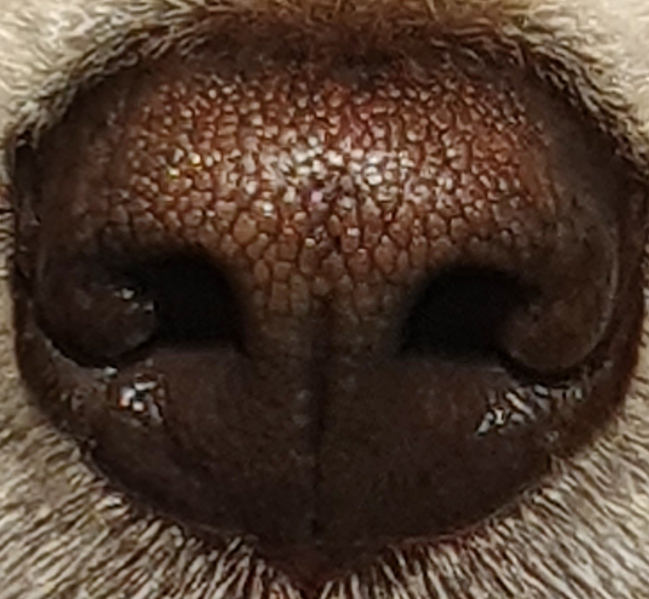
#> input picture nose/SVM-Classifier/image/0/cut_20201001_153752.jpg, 1297 x 1198 px (shown at 1/2 size); its folder holds only this picture in this run
$ python preprocess.py
#> lines starting #> are read from the running program, lines starting #| are printed output that depends on the picture
import os
import cv2
import numpy as np

def create_folder(directory):
    """ 디렉토리가 없으면 생성하는 함수 """
    if not os.path.exists(directory):
        print("Creating directory:", directory)
        os.makedirs(directory)

def histo_clahe(img_path):
    """
    이미지 경로를 입력받아 CLAHE를 적용한 이미지를 반환하는 함수
    """
#> called with img_path = './image/0/cut_20201001_153752.jpg'
    print(f"Processing: {img_path}")  # 디버깅용 출력
    img_array = np.fromfile(img_path, np.uint8)
    img = cv2.imdecode(img_array, cv2.IMREAD_COLOR)
#> img is the input picture: shape (1198, 1297, 3); mean B, G, R 45.6, 58, 77.5

    if img is None:
        raise ValueError(f"이미지를 불러올 수 없습니다. 경로를 확인하세요: {img_path}")

    height, width, _ = img.shape
#> height = 1198; width = 1297

    # 이미지 크기가 너무 크면 절반으로 줄이기
    while height >= 600 or width >= 600:
        img = cv2.resize(img, (width // 2, height // 2))
        height, width, _ = img.shape
#> this loop made 2 passes
#> pass 1, in histo_clahe, `img = cv2.resize(img, (width // 2, height // 2))`:
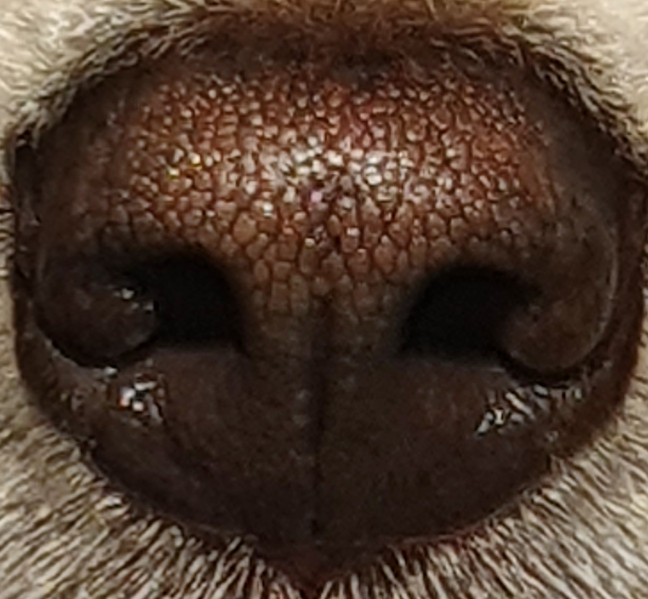
#> img: shape (599, 648, 3); mean B, G, R 45.5, 58, 77.5

    # YUV 컬러 스페이스 변환
    img_yuv = cv2.cvtColor(img, cv2.COLOR_BGR2YUV)
#> img_yuv: shape (299, 324, 3); mean of channels 0, 1, 2 62.3, 119.8, 141.2

    # 밝기 채널에 CLAHE 적용
    clahe = cv2.createCLAHE(clipLimit=3.0, tileGridSize=(8, 8))
    img_yuv[:, :, 0] = clahe.apply(img_yuv[:, :, 0])  # CLAHE 적용
#> img_yuv: shape (299, 324, 3); mean of channels 0, 1, 2 96.4, 119.8, 141.2

    # 다시 BGR로 변환
    img_clahe = cv2.cvtColor(img_yuv, cv2.COLOR_YUV2BGR)
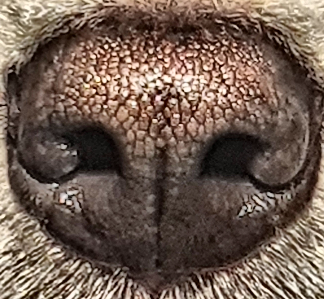
#> img_clahe: shape (299, 324, 3); mean B, G, R 80.1, 91.9, 111.4

    return img_clahe

# 이미지 폴더 경로
image_dir = './image/'
file_lists = os.listdir(image_dir)

# 회전 각도 설정
rotate_angles = [0, 15, 30, 45, -15, -30, -45]

# 이미지 처리 및 저장
for folder in file_lists:
    file_lists = os.listdir(image_dir + folder)
    for file in file_lists:
        file_path = os.path.join(image_dir, folder, file)
        print(file_path)
        # 파일이 아니면 건너뜀 (폴더 제외)
        if not os.path.isfile(file_path):
            continue

        file_name, file_ext = os.path.splitext(file)

        save_dir = os.path.join('Dog-Data', 'train', folder)
        create_folder(save_dir)

        saved_files = []  # 저장한 파일 목록

        # CLAHE 적용
        img = histo_clahe(file_path)
        height, width, _ = img.shape
#> height = 299; width = 324

        # 원본 크기에서 회전하여 저장
        for i, angle in enumerate(rotate_angles[:5]):  # 처음 5개 각도만 적용
            matrix = cv2.getRotationMatrix2D((width / 2, height / 2), angle, 1)
            dst = cv2.warpAffine(img, matrix, (width, height))
            save_path = os.path.join(save_dir, f"{file_name}-{i}{file_ext}")
            cv2.imwrite(save_path, dst)
            saved_files.append(save_path)
#> this loop made 5 passes
#> pass 2, `dst = cv2.warpAffine(img, matrix, (width, height))`:
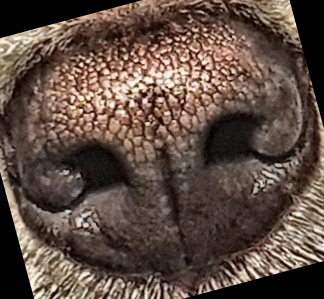
#> dst: shape (299, 324, 3); mean B, G, R 66.7, 76.5, 94.3
#> pass 3, `dst = cv2.warpAffine(img, matrix, (width, height))`:
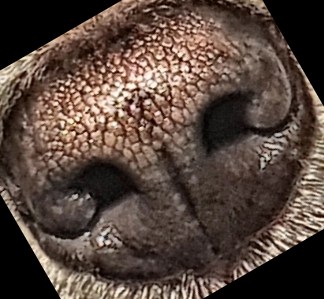
#> dst: shape (299, 324, 3); mean B, G, R 61, 69.7, 86.6
#> after the loop, saved_files = 5 items

        # 이미지 크기를 절반으로 줄이기
        img_resized = cv2.resize(img, (width // 2, height // 2))
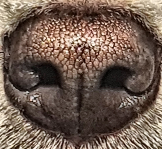
#> img_resized: shape (149, 162, 3); mean B, G, R 79.9, 91.8, 111.3
        height, width, _ = img_resized.shape
#> height = 149; width = 162

        # 줄인 크기에서 회전하여 저장
        for i, angle in enumerate(rotate_angles):
            matrix = cv2.getRotationMatrix2D((width / 2, height / 2), angle, 1)
            dst = cv2.warpAffine(img_resized, matrix, (width, height))
            save_path = os.path.join(save_dir, f"{file_name}-{i+5}{file_ext}")
            cv2.imwrite(save_path, dst)
            saved_files.append(save_path)
#> this loop made 7 passes
#> matrix on passes 1 to 7: [[1, 0, 0], [0, 1, 0]], [[0.966, 0.259, -16.52], [-0.259, 0.966, 23.5]], [[0.866, 0.5, -26.4], [-0.5, 0.866, 50.48]], [[0.707, 0.707, -28.96], [-0.707, 0.707, 79.1]], [[0.966, -0.259, 22.04], [0.259, 0.966, -18.43]], [[0.866, -0.5, 48.1], [0.5, 0.866, -30.52]], [[0.707, -0.707, 76.4], [0.707, 0.707, -35.46]]
#> pass 2, `dst = cv2.warpAffine(img_resized, matrix, (width, height))`:
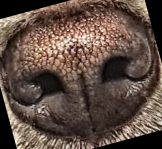
#> dst: shape (149, 162, 3); mean B, G, R 66.6, 76.4, 94.2
#> pass 3, `dst = cv2.warpAffine(img_resized, matrix, (width, height))`:
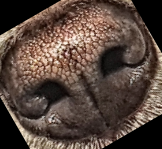
#> dst: shape (149, 162, 3); mean B, G, R 60.8, 69.6, 86.5
#> after the loop, saved_files = 12 items

        print(f"Saved {len(saved_files)} images to {save_dir}")
#| Saved 12 images to Dog-Data/train/0
#> pass 2 of the loop `for folder in file_lists:`:
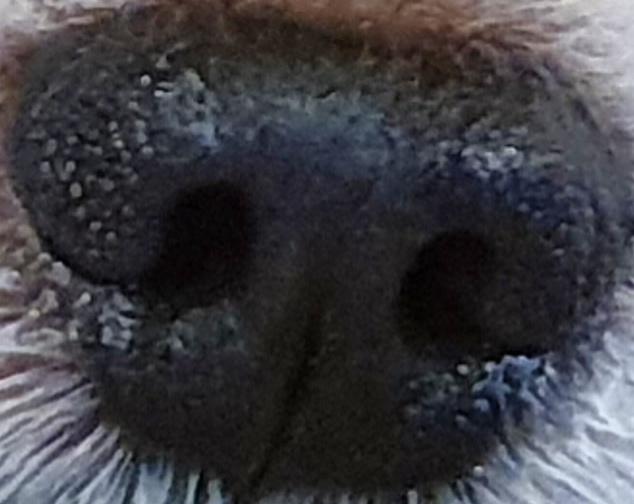
#> input picture nose/SVM-Classifier/image/1/cut_20201117_184505.jpg, 634 x 504 px
#> in histo_clahe, img is the input picture: shape (504, 634, 3); mean B, G, R 65.1, 59.9, 60.7
#> img_clahe: shape (252, 317, 3)
#> the loop `for i, angle in enumerate(rotate_angles[:5]):` made 5 passes
#> matrix on passes 1 to 5: [[1, 0, 0], [0, 1, 0]], [[0.966, 0.259, -27.21], [-0.259, 0.966, 45.32]], [[0.866, 0.5, -41.77], [-0.5, 0.866, 96.13]], [[0.707, 0.707, -42.67], [-0.707, 0.707, 149]], [[0.966, -0.259, 38.01], [0.259, 0.966, -36.73]]
#> after the loop `for i, angle in enumerate(rotate_angles[:5]):`: saved_files = 5 items
#> `img_resized = cv2.resize(img, (width // 2, height // 2))`:
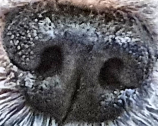
#> img_resized: shape (126, 158, 3); mean B, G, R 98.2, 93.4, 94.1
#> the loop `for i, angle in enumerate(rotate_angles):` made 7 passes
#> matrix on passes 1 to 7: [[1, 0, 0], [0, 1, 0]], [[0.966, 0.259, -13.61], [-0.259, 0.966, 22.59]], [[0.866, 0.5, -20.92], [-0.5, 0.866, 47.94]], [[0.707, 0.707, -21.41], [-0.707, 0.707, 74.31]], [[0.966, -0.259, 19], [0.259, 0.966, -18.3]], [[0.866, -0.5, 42.08], [0.5, 0.866, -31.06]], [[0.707, -0.707, 67.69], [0.707, 0.707, -37.41]]
#> pass 3, `dst = cv2.warpAffine(img_resized, matrix, (width, height))`:
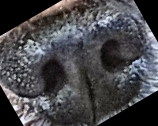
#> dst: shape (126, 158, 3); mean B, G, R 73.9, 70.3, 70.9
#> after the loop `for i, angle in enumerate(rotate_angles):`: saved_files = 12 items
#| Saved 12 images to Dog-Data/train/1
